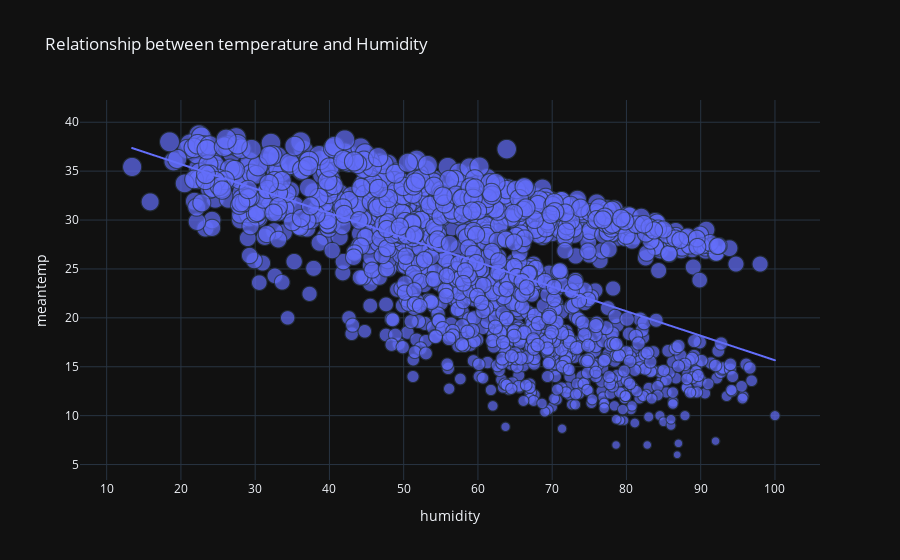

Write notebook code for a chart like this one.
### Code cell
figure = px.scatter(data_frame = data, x="humidity", y="meantemp", size="meantemp", trendline="ols", title= "Relationship between temperature and Humidity")
figure.show()

### Figure 1 — Plotly figure (JSON) as saved in the notebook; plotly's stock layout.template omitted (floating-point values rounded to 4 significant figures; data arrays with more than 128 entries replaced by an {"elided": "..."} marker saying what was removed)
{"data": [{"hovertemplate": "humidity=%{x}<br>meantemp=%{marker.size}<extra></extra>", "legendgroup": "", "marker": {"color": "#636efa", "size": {"elided": "1462 float values"}, "sizemode": "area", "sizeref": 0.09679, "symbol": "circle"}, "mode": "markers", "name": "", "showlegend": false, "x": {"elided": "1462 float values"}, "xaxis": "x", "y": {"elided": "1462 float values"}, "yaxis": "y", "type": "scattergl"}, {"hovertemplate": "<b>OLS trendline</b><br>meantemp = -0.250617 * humidity + 40.7259<br>R<sup>2</sup>=0.327128<br><br>humidity=%{x}<br>meantemp=%{y} <b>(trend)</b><extra></extra>", "legendgroup": "", "marker": {"color": "#636efa", "symbol": "circle"}, "mode": "lines", "name": "", "showlegend": false, "x": {"elided": "1462 float values"}, "xaxis": "x", "y": {"elided": "1462 float values"}, "yaxis": "y", "type": "scattergl"}], "layout": {"xaxis": {"anchor": "y", "domain": [0.0, 1.0], "title": {"text": "humidity"}}, "yaxis": {"anchor": "x", "domain": [0.0, 1.0], "title": {"text": "meantemp"}}, "legend": {"tracegroupgap": 0, "itemsizing": "constant"}, "title": {"text": "Relationship between temperature and Humidity"}}}
